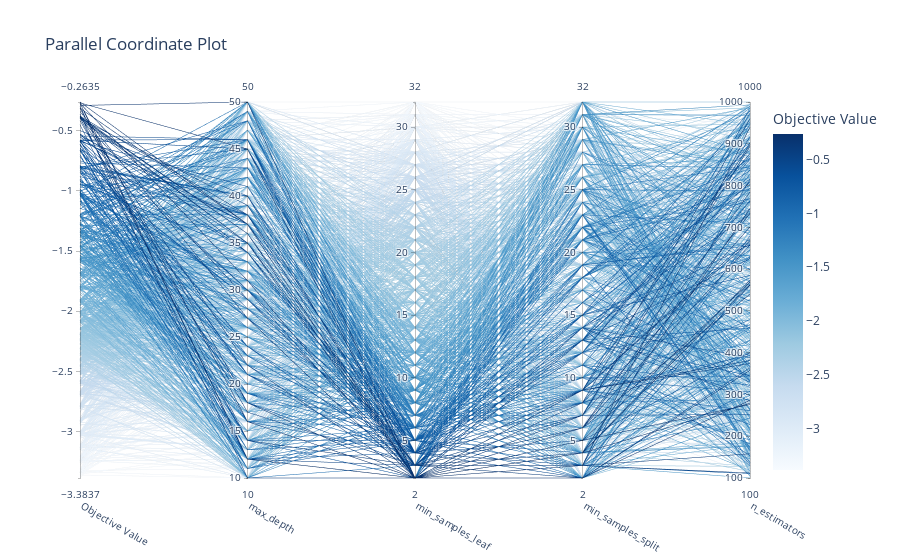

Notebook cell for this chart:
### Code cell
optuna.visualization.plot_parallel_coordinate(study)

### Figure 1 — Plotly figure (JSON) as saved in the notebook; plotly's stock layout.template omitted (floating-point values rounded to 4 significant figures; data arrays with more than 128 entries replaced by an {"elided": "..."} marker saying what was removed)
{"data": [{"dimensions": [{"label": "Objective Value", "range": [-3.384, -0.2635], "values": {"elided": "900 float values"}}, {"label": "max_depth", "range": [10, 50], "values": {"elided": "900 int values"}}, {"label": "min_samples_leaf", "range": [2, 32], "values": {"elided": "900 int values"}}, {"label": "min_samples_split", "range": [2, 32], "values": {"elided": "900 int values"}}, {"label": "n_estimators", "range": [100, 1000], "values": {"elided": "900 int values"}}], "labelangle": 30, "labelside": "bottom", "line": {"color": {"elided": "900 float values"}, "colorbar": {"title": {"text": "Objective Value"}}, "colorscale": [[0, "rgb(247,251,255)"], [0.125, "rgb(222,235,247)"], [0.25, "rgb(198,219,239)"], [0.375, "rgb(158,202,225)"], [0.5, "rgb(107,174,214)"], [0.625, "rgb(66,146,198)"], [0.75, "rgb(33,113,181)"], [0.875, "rgb(8,81,156)"], [1, "rgb(8,48,107)"]], "reversescale": false, "showscale": true}, "type": "parcoords"}], "layout": {"title": {"text": "Parallel Coordinate Plot"}}}
